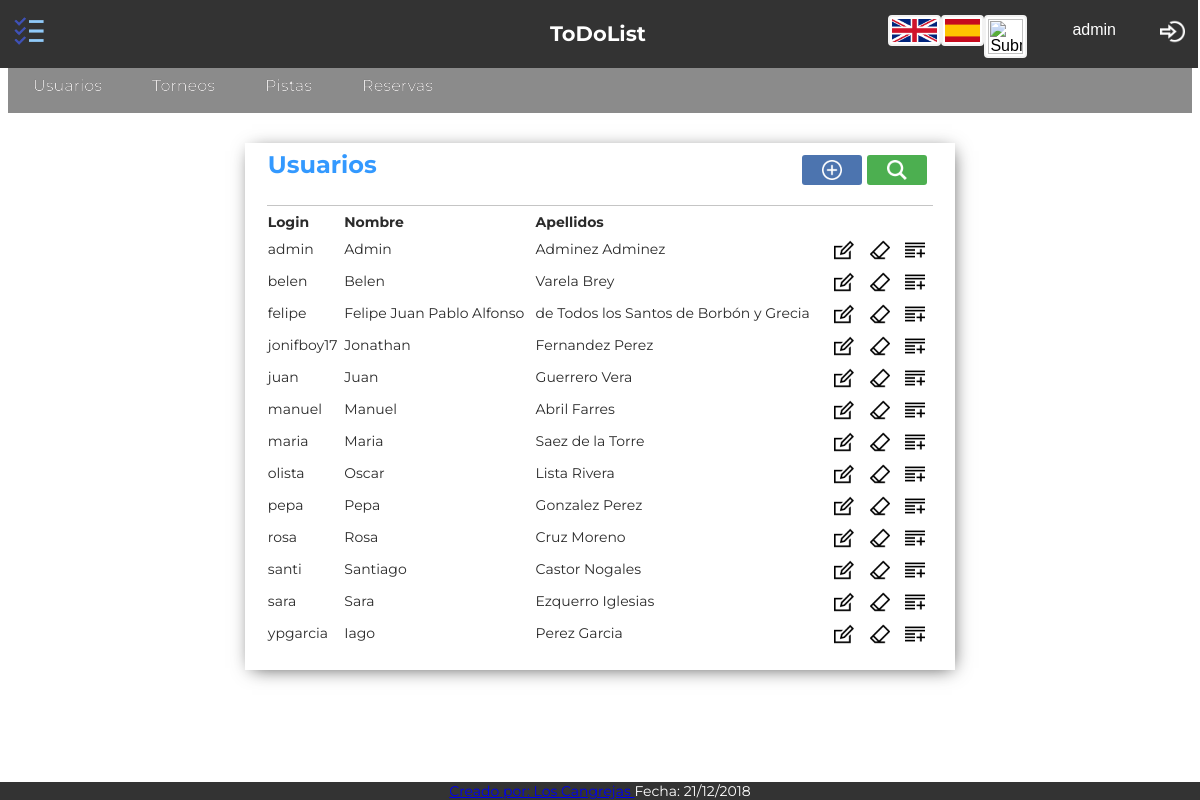
Page /Controllers/Usuarios_Controller.php (signed in) on the earlier database version.
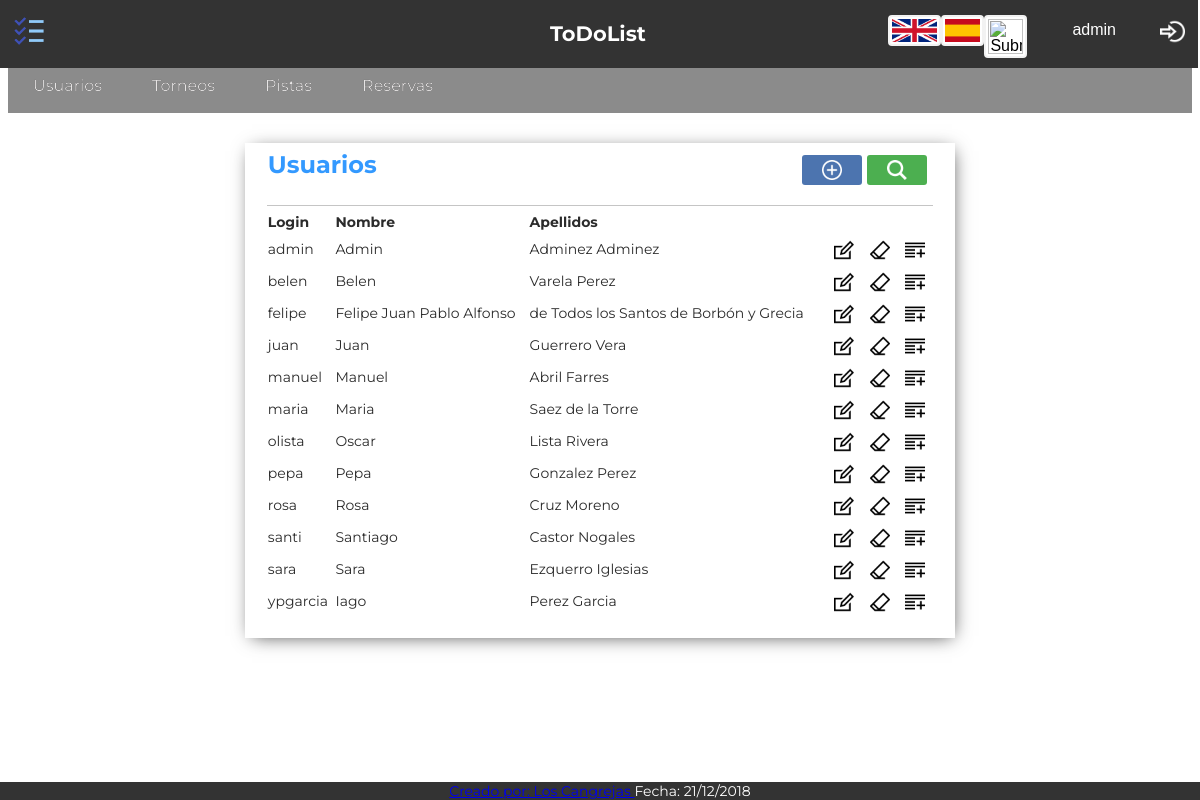
Same page on the later database version.
### tables this page shows
CREATE TABLE `usuarios` (
  `login` varchar(45) NOT NULL,
  `password` varchar(128) NOT NULL,
  `dni` varchar(9) NOT NULL,
  `nombre` varchar(30) NOT NULL,
  `apellidos` varchar(50) NOT NULL,
  `telefono` varchar(11) NOT NULL,
  `email` varchar(60) NOT NULL,
  `fecha` date NOT NULL,
  `sexo` enum('Masculina','Femenina') NOT NULL,
  `tipo` enum('ADMIN','NORMAL','ENTRENADOR') NOT NULL,
  `socio` enum('SI','NO') NOT NULL DEFAULT 'NO',
  `cuenta` varchar(30) DEFAULT NULL
);

### Functions/Authentication.php (called while the page is built)
<?php
function IsAuthenticated(){
	if (!isset($_SESSION['login'])){
		return false;
	}
	else{
		return true;
	}
}
?>

### Models/Usuarios_Model.php (called while the page is built, shortened)
<?php
class USUARIOS_Model {
	var $login;
	var $dni;
	var $nombre;
	var $apellidos;
	var $telefono;
	var $email;
	var $fecha;
	var $sexo;
	var $tipo;
function __construct($login,$password,$dni,$nombre,$apellidos,$telefono,$email,$fecha,$sexo,$tipo){
	$this->login = $login;
	$this->dni = $dni;
	$this->nombre = $nombre;
	$this->apellidos = $apellidos;
	$this->telefono = $telefono;
	$this->email = $email;
	$this->fecha = $fecha;
	$this->sexo = $sexo;
	$this->tipo = $tipo;
	include_once 'Access_DB.php';
	$this->mysqli = ConnectDB();
}
function search(){
	     $sql = "SELECT *
       			FROM usuarios
    			WHERE
    				(
    				(`login` LIKE '%$this->login%') &&
	 				(`nombre` LIKE '%$this->nombre%') &&
					(`apellidos` LIKE '%$this->apellidos%') &&
					(`dni` LIKE '%$this->dni%') &&
					(`telefono` LIKE '%$this->telefono%') &&
					(`email` LIKE '%$this->email%') &&
					(`fecha` LIKE '%$this->fecha%') &&
					(`sexo` LIKE '%$this->sexo%') &&
					(`tipo` LIKE '%$this->tipo%')
    				)";
    if (!($resultado = $this->mysqli->query($sql))){
		return 'Error en la búsqueda';
	}
    else{
		return $resultado;
	}
}
}
?>

### Models/Access_DB.php (called while the page is built)
<?php
function ConnectDB()
{
    $mysqli = new mysqli("localhost", "todolist", "todolist", "todolist");
	if ($mysqli->connect_errno) {
		include './MESSAGE.php';
		new MESSAGE("Fallo al conectar a MySQL: (" . $mysqli->connect_errno . ") " . $mysqli->connect_error, './index.php');
		return false;
	}
	else{
		return $mysqli;
	}
}
?>

### Views/Usuarios_SHOWALL_View.php (the view, shortened to what this page needs)
<?php
include_once '../Functions/Authentication.php';
include '../Views/Header.php';
 class Usuarios_SHOWALL{
	var $datos;
	function __construct($datos,$enlace){
		$this -> datos = $datos;
		$this -> mostrar();
	}
	function mostrar(){
?>
	<div class="showall">
		<table class="showAllUsers">
			<tr><th class="title" colspan="4"><?php echo $strings['Usuarios']; ?>
			<form class="tableActions" action="../Controllers/Usuarios_Controller.php" method="">
			<button class="buscar-little" name="action" value="Confirmar_SEARCH" type="submit"></button>
			<button class="anadir-little"  name="action" value="Confirmar_ADD" type="submit"></button>
			</form></th></tr>
			<tr>
				<th><?php echo $strings['Login']; ?></th>
				<th><?php echo $strings['Nombre']; ?></th>
				<th><?php echo $strings['Apellidos']; ?></th>
				<th></th>
			</tr>
		<?php
			while($fila = $this ->datos->fetch_array()){
		?>
			<tr>
				<form action="../Controllers/Usuarios_Controller.php" method="post" name="action" >
					<td><?php echo $fila['login']; ?></td>
					<td><?php echo $fila['nombre']; ?></td>
					<td><?php echo $fila['apellidos']; ?></td>
					<td style="text-align:right">
						<button class="editar" name="action" value="Confirmar_EDIT" type="submit"></button>
						<button class="borrar" name="action" value="Confirmar_DELETE1" type="submit"></button>
						<button class="add" name="action" value="Confirmar_SHOWCURRENT" type="submit"></button>
					</td>
				</form>
			</tr>
		<?php
			}
		?>
		</table>
	</div>
<?php
    }
}
?>
<footer>
	<?php include '../Views/Footer.php'; ?>

### Controllers/Usuarios_Controller.php (shortened to what this page needs)
<?php
include_once "../Functions/Authentication.php";
if(isset($_SESSION['tipo'])){
	if($_SESSION['tipo']=='ADMIN'){
		if (!IsAuthenticated()){
			new MESSAGE('No puedes ver esto si no estás logueado', '../Controllers/Login_Controller.php');
		}else{
			include_once "../Models/Usuarios_Model.php";
			include_once "../Views/Usuarios_SHOWALL_View.php";
			switch ($_REQUEST['action']){
				default:
					$usuario = new Usuarios_Model('','','','','','','','','','');
					$datos = $usuario -> search();
					$respuesta = new Usuarios_SHOWALL($datos,'../Controllers/Usuarios_Controller.php');
			}
		}
	}else{
		new MESSAGE('No puedes ver esto si no eres administrador', '../Controllers/Index_Controller.php');
	}
}
?>

### Views/Header.php (shortened to what this page needs)
<?php
	include_once '../Functions/Authentication.php';
?>
<html>
<head>
	<link rel="stylesheet" type="text/css" href="../Views/css/style.css">
	<link rel="stylesheet" href="https://cdnjs.cloudflare.com/ajax/libs/font-awesome/4.7.0/css/font-awesome.min.css">
	<link rel="stylesheet" type="text/css" href="../Views/css/tcal.css" />
</head>
<?php
if(isset($_SESSION['tipo'])){
?>
<header id="main-header">
	<div class="fixednav">
		<div class="topnav">
			<div class="topnav-centered">
				<a><h2><?php echo $strings['ToDoList']; ?></h2></a>
			</div>
			<a class="alogo"><button class="logo"></button></a>
			<div class="topnav-right">
                <?php
                    if (IsAuthenticated()){
                ?>
				<button class="user"><?php echo $_SESSION['login'];?></button>
				<a href='../Functions/Desconectar.php'><button class="logout"></button></a>
                <?php
                    }
                    else{
                ?>
                    <a href='../Controllers/Registro_Controller.php'><button class="registrar"></button></a>
                <?php
                    }
                ?>
			</div>
			<div class="flags1" >
				<form name='idioma' action="../Functions/CambioIdioma.php" method="POST" style="display: inline-block; margin:0; padding:0;">
					<input type="image" src="../Views/img/uk.png"  width="45px">
				</form>
				<form name='idioma' action="../Functions/CambioIdioma.php" method="POST" style="display: inline-block; margin:0; padding:0;">
					<input type="image"  src="../Views/img/spain.png"  width="35px" >
				</form>
				<form name='idioma' action="../Functions/CambioIdioma.php" method="POST" style="display: inline-block; margin:0; padding:0;">
					<input type="image"  src="../Views/img/galicia.png" width="35px">
				</form>
			</div>
	</div>
	<div class="menu-bar" id="menu-bar">
		<li><a href="../Controllers/Usuarios_Controller.php"><?php echo $strings['Usuarios']; ?></a></li>
		<li><a href="../Controllers/Torneos_Controller.php"><?php echo $strings['Torneos']; ?></a></li>
		<li><a href="../Controllers/Pistas_Controller.php"><?php echo $strings['Pistas']; ?></a></li>
		<li><a href="../Controllers/Reservas_Controller.php"><?php echo $strings['Reservas']; ?></a></li>
	</div>
</header>
<?php
}
?>

### Views/Footer.php
<div class="footer" id="footer">
	<li><a href="../Views/Integrantes.php" target=_blank><?php echo $strings['Creado por']; ?>: Los Cangrejas </a></li>
		<li><a><?php echo $strings['Fecha']; ?>: 21/12/2018</a></li>
</div>
</body>
</html>

### Views/css/style.css (style rules this page uses)
.flags1 { display:inline-flex; float:right; padding:10px; width: auto; }
.flags1 form { box-shadow: none; }
.topnav { position: fixed; background-color: #333; margin: -10px -10px 0px -10px; width: 100%; z-index: 8999; }
.topnav a { float: left; color: white; text-align: center; padding: 18px 16px 16px 16px; text-decoration: none; font-size: 14px; font-style: normal; text-shadow: 0px 0px 0px #000000; }
.topnav-centered a { float: none; position: absolute; top: 50%; left: 50%; transform: translate(-50%, -50%); }
.topnav-right { float: right; display: flex; text-align: center; }
.menu-bar { width: 100%; border-top: 50px solid; height: 55px; line-height: 100%; background: #8B8B8B; position: inherit; }
.menu-bar li { margin: 0px 0px 0px 0px; padding: 0px 0px 0px 0px; float: left; position: inherit; list-style: none; }
.menu-bar a { font-style: normal; font-size: 16px; color: #E7E5E5; text-decoration: none; display: block; padding: 20px 25px 19px 25px; margin: 0; margin-bottom: 0px; border-radius: 0px; text-shadow: 0px 0px 0px #000000; }
.footer { font-size: 14; background-color: #333; position: fixed; left: 0; bottom: 0; width: 100%; height: auto; display: inline-table; text-align: center; z-index: 999; color: white }
.footer li { display: inline; }
form { font-size:14px; color:#2b2b2b; width:50%; margin-left:auto; margin-right:auto; margin-top:50px; padding: 20px 40px 20px 20px; box-shadow: 2px 3px 18px -5px rgba(0,0,0,0.75); }
input { padding:2px; border:2px solid #f2f2f2; border-radius:4px; background-color:#fff; margin-top: 7; font-size:16px; }
.showAllUsers { font-size:14px; color:#2b2b2b; width:60%; margin-left:auto; margin-right:auto; margin-top:30px; margin-bottom: 35px; padding: 0px 20px 20px 20px; box-shadow: 2px 3px 18px -5px rgba(0,0,0,0.75); }
.title { text-align:left; font-size:24px; font-weight:bold; border-bottom: 1px solid rgba(114, 114, 114, 0.411); color:#39F; padding-bottom: 20px; }
th { padding-top: 5px; text-align: left; }
.logo { background-size: 35px 35px; background-color: #333; background-position: center; background-repeat: no-repeat; margin-top: 0px; margin-right: 0px; border: none; padding: 15px 15px; cursor: pointer; background-image: url(../img/logo.png); }
.logout { background-size: 25px 25px; background-color: #333; background-position: center; background-repeat: no-repeat; margin-top: 0px; margin-right: -10px; border: none; padding: 15px 20px; cursor: pointer; vertical-align: super; background-image: url(../img/logout.png); }
.user { background-size: 25px 25px; background-color: #333; background-position: left; background-repeat: no-repeat; margin-top: 0px; margin-right: -15px; border: none; cursor: pointer; vertical-align: super; background-image: url(../img/user.png); }
button { background-size: 20px 20px; background-position: center; background-repeat: no-repeat; margin-top: 25px; margin-right: 30px; border: none; color: white; padding: 20px 35px; text-align: center; font-size: 16px; cursor: pointer; border-radius: 3px; background-color:green; }
.buscar-little { vertical-align: text-bottom; float: right; margin-top: 5px; margin-right: 5px; padding: 15px 30px; background-image: url(../img/buscar.png); background-color: #4CAF50; }
.anadir-little { vertical-align: text-bottom; float: right; margin-top: 5px; margin-right: 5px; padding: 15px 30px; background-image: url(../img/anadir.png); background-color: rgb(76, 116, 175); }
.editar { background-image: url(../img/editar.png); background-color: Transparent; background-repeat:no-repeat; border: none; cursor:pointer; overflow: hidden; outline:none; margin-top: 5px; margin-right: 2px; padding: 10px 15px; margin-bottom: 3px; }
.borrar { background-image: url(../img/borrar.png); background-color: Transparent; background-repeat:no-repeat; border: none; cursor:pointer; overflow: hidden; outline:none; margin-top: 5px; margin-right: 2px; padding: 10px 15px; margin-bottom: 3px; }
.add { background-image: url(../img/add.png); background-color: Transparent; background-repeat:no-repeat; border: none; cursor:pointer; overflow: hidden; outline:none; margin-top: 5px; margin-right: 2px; padding: 10px 15px; margin-bottom: 3px; }
.tableActions { display: contents; }

Differences in the rows shown:
removed usuarios: login "jonifboy17", nombre "Jonathan", apellidos "Fernandez Perez"
changed usuarios "belen": apellidos "Varela Brey" → "Varela Perez"
